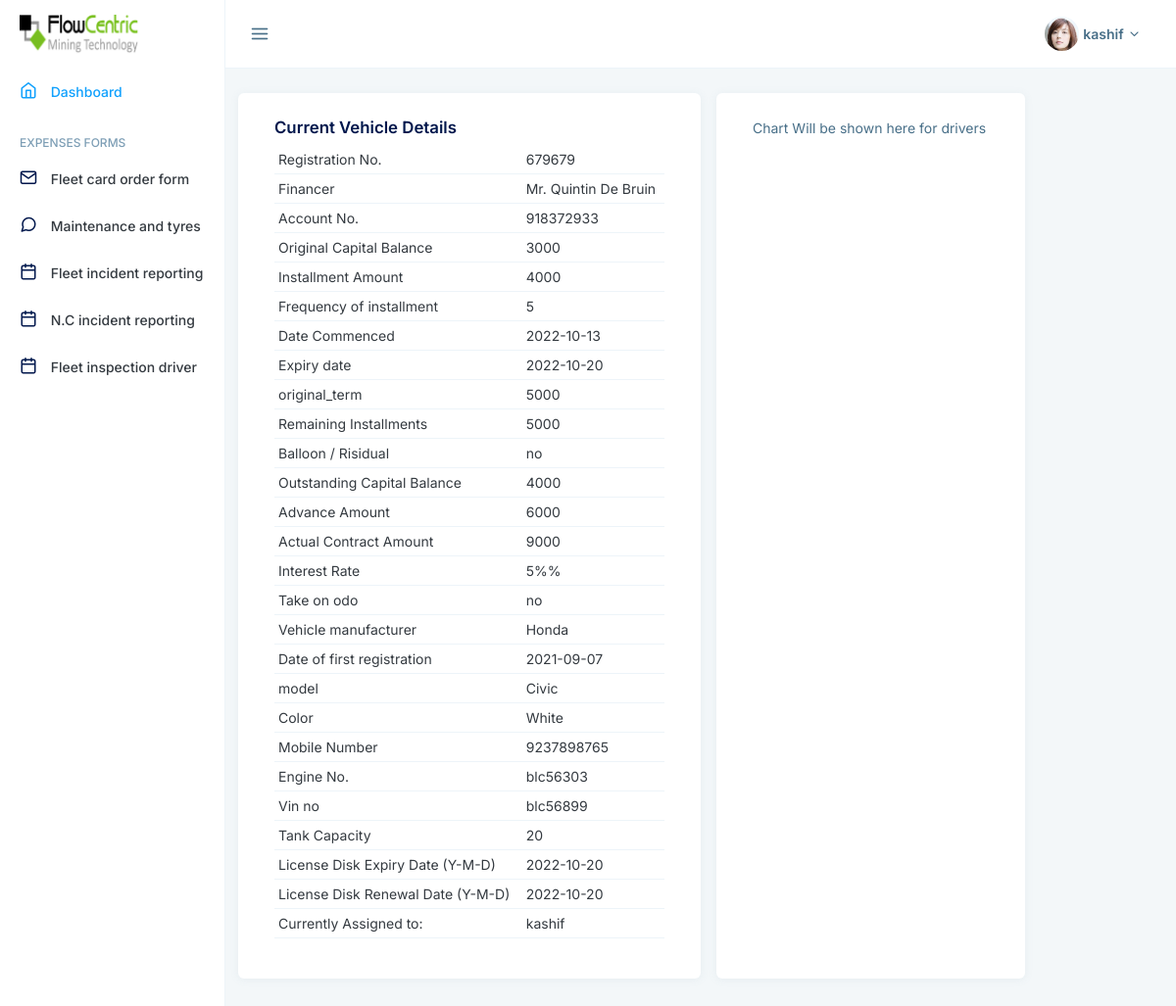
The app's page /dashboard (signed in) with its own data.
### myapp/models.py (models this page shows, shortened)
class User(db.Model, UserMixin):
    id = db.Column(db.Integer, primary_key=True)
    username = db.Column(db.String(40), nullable=False)
    email = db.Column(db.String(70))
    joining_date = db.Column(db.DateTime, default=datetime.now)
    password = db.Column(db.String(400))
    is_admin = db.Column(db.Boolean, default=False)
    employee_no = db.Column(db.Integer, unique=False, nullable=True)
    fleet_no = db.Column(db.Integer, unique=False, nullable=True)
    milage = db.Column(db.Integer, unique=False, nullable=True)
    driver_license_image = db.Column(db.String(200), unique=False, nullable=True)
    id_no_image = db.Column(db.String(200), unique=False, nullable=True)
    drivers_license_no = db.Column(db.Integer, unique=False, nullable=True)
    drivers_license_endorced = db.Column(db.String(5), unique=False, nullable=True)
    drivers_license_renewal_date = db.Column(db.Date, default=datetime.now().date)
    cell_no = db.Column(db.Integer, unique=False, nullable=True)
    family_members = db.Column(db.String(300), unique=False, nullable=True)
    vehicle = db.relationship("Vehicle", backref="driver", uselist=False)
    fleet_card = db.relationship("FleetCard", backref="fleet_card_driver", uselist=False)
    maintanance = db.relationship("MaintenancesTyres", backref="driver_maintanance", lazy='dynamic')
    vehicle_expense = db.relationship("VehicleExpense", backref="vehicle_expense", uselist=True)

class Vehicle(db.Model):
    id = db.Column(db.Integer, primary_key=True)
    registration_no = db.Column(db.Integer, nullable=False, unique=False)
    financer = db.Column(db.String(100), nullable=False, unique=False)
    account_no = db.Column(db.Integer, nullable=False, unique=False)
    original_capital_balance = db.Column(db.Integer, nullable=False, unique=False)
    installment_amount = db.Column(db.Integer, nullable=False, unique=False)
    frequency_of_installment = db.Column(db.Integer, nullable=False, unique=False)
    date_commenced = db.Column(db.Date, nullable=False, unique=False, default=datetime.now().date)
    expiry_date = db.Column(db.Date, nullable=False, unique=False, default=datetime.now().date)
    original_term = db.Column(db.Integer, nullable=False, unique=False)
    remaining_installments = db.Column(db.Integer, nullable=False, unique=False)
    balloon_risidual = db.Column(db.String(100), nullable=False, unique=False)
    outstanding_capital_balance = db.Column(db.Integer, nullable=False, unique=False)
    advance_amount = db.Column(db.Integer, nullable=False, unique=False)
    actual_contract_balance = db.Column(db.Integer, nullable=False, unique=False)
    interest_rate = db.Column(db.Integer, nullable=False, unique=False)
    take_on_odo = db.Column(db.String(100), nullable=False, unique=False)
    vehicle_manufacturer = db.Column(db.String(100), nullable=False, unique=False)
    date_of_first_registration = db.Column(db.Date, default=datetime.now().date)
    model = db.Column(db.String(25), nullable=False, unique=False)
    color = db.Column(db.String(25), nullable=False, unique=False)
    mobile_number = db.Column(db.Integer, nullable=True, unique=False)
    engine_no = db.Column(db.String(50), nullable=False, unique=False)
    vin_no = db.Column(db.String(50), nullable=False, unique=False)
    tank_capacity = db.Column(db.String(50), nullable=False, unique=False)
    license_disk_expiry_date = db.Column(db.Date, default=datetime.now().date)
    license_disk_renewal_date = db.Column(db.Date, default=datetime.now().date)
    driver_id = db.Column(db.Integer, db.ForeignKey("user.id"), unique=True, nullable=True)
    vehicle = db.relationship("VehicleExpense", backref="vehicle", uselist=False)

### myapp/user/routes.py (the view)
@user.route("/dashboard")
@login_required
def dashboard():
    if current_user.is_admin:
        return redirect(url_for("admin.index"))
    vehicle = Vehicle.query.filter_by(driver_id=current_user.id).first()
    return render_template("dashboard.html", vehicle=vehicle,
                           dashboard="router-link-active")

### myapp/models.py (called while the page is built)
@login_manager.user_loader
def load_user(user_id):
    return User.query.get(user_id)

### myapp/templates/dashboard.html (shortened to what this page needs)
{% extends "layout.html" %}
{% block body %}
<div class="main row">
  <div class="card col-lg-6 col-sm-10">
    <div class="card-body">
        {% include "sections/vehicle_details.html" %}
    </div>
  </div>
  <div class="card col-lg-4 col-sm-8 mx-3">
    <div class="card-body">
        <div id="basic-column-chart">Chart Will be shown here for drivers</div>
  </div>
</div>
{% endblock body %}

### myapp/templates/layout.html (shortened to what this page needs)
<!doctype html>
<html lang="en">
  <head>
    <link href="https://cdn.jsdelivr.net/npm/bootstrap@5.0.2/dist/css/bootstrap.min.css" rel="stylesheet">
    <link
      href="static/assets/vendors/apexcharts/dist/apexcharts.css"
      rel="stylesheet"
    />
    <link href="static/assets/css/app.min.css" rel="stylesheet" />
  </head>
  <body>
<div class="layout">
  <div class="vertical-layout">
    <div class="header-text-dark header-nav layout-vertical">
      <div class="header-nav-wrap">
        <div class="header-nav-left">
          <div class="header-nav-item desktop-toggle">
            <div class="header-nav-item-select cursor-pointer">
              <i class="nav-icon feather icon-menu icon-arrow-right"></i>
            </div>
          </div>
        </div>
        <div class="header-nav-right">
          <div class="header-nav-item">
            <div class="dropdown header-nav-item-select nav-notification">
              <div
                class="toggle-wrapper"
                id="nav-notification-dropdown"
                data-bs-toggle="dropdown"
              >
              </div>
            </div>
          </div>
          <div class="header-nav-item">
            <div class="header-nav-item-select">
              <div
                class="toggle-wrapper"
                data-bs-toggle="modal"
                data-bs-target="#quick-view"
              >
              </div>
            </div>
          </div>
          <div class="header-nav-item">
            <div class="dropdown header-nav-item-select">
              <div
                class="toggle-wrapper"
                id="nav-lang-dropdown"
                data-bs-toggle="dropdown"
              >
                <div
                  class="avatar avatar-circle avatar-image"
                  style="width: 22px; height: 22px; line-height: 22px"
                >
                </div>
              </div>
            </div>
          </div>
          <div class="header-nav-item">
            <div class="dropdown header-nav-item-select nav-profile">
              <div
                class="toggle-wrapper"
                id="nav-profile-dropdown"
                data-bs-toggle="dropdown"
              >
                <div
                  class="avatar avatar-circle avatar-image"
                  style="width: 35px; height: 35px; line-height: 35px"
                >
                  <img src="static/assets/images/avatars/thumb-1.jpg" alt="" />
                </div>
                <span class="fw-bold mx-1">{{ current_user.username }}</span>
                <i class="feather icon-chevron-down"></i>
              </div>
            </div>
          </div>
        </div>
      </div>
    </div>
    <div class="side-nav vertical-menu nav-menu-light scrollable">
      <div class="nav-logo">
        <div class="w-100 logo">
          <img
            class="img-fluid"
            src="static/assets/images/logo/logo.png"
            style="max-height: 40px"
            alt="logo"
          />
        </div>
      </div>
      <ul class="nav-menu main_dashboad_menu">
        <li class="nav-menu-item {{dashboard}}">
          <a href="/">
            <i class="feather icon-home"></i>
            <span class="nav-menu-item-title">Dashboard</span>
          </a>
        </li>
        <li class="nav-group-title">Expenses Forms</li>
        <li class="nav-menu-item {{fleet_card_class}}">
          <a href="{{ url_for('driver_forms.fleet_card_form') }}">
            <i class="feather icon-mail"></i>
            <span class="nav-menu-item-title">Fleet card order form</span>
          </a>
        </li>
        <li class="nav-menu-item {{ maintanance_card_class }}">
          <a href="{{url_for('driver_forms.maintenance_card_form')}}">
            <i class="feather icon-message-circle"></i>
            <span class="nav-menu-item-title">Maintenance and tyres</span>
          </a>
        </li>
        <li class="nav-menu-item {{ fleet_incident_card_class }}">
          <a href="{{url_for('driver_forms.fleet_incident_reporting_form')}}">
            <i class="feather icon-calendar"></i>
            <span class="nav-menu-item-title">Fleet incident reporting</span>
          </a>
        </li>
        <li class="nav-menu-item {{ nc_card_class }}">
          <a href="{{url_for('driver_forms.fleet_N_incident_reporting_form')}}">
            <i class="feather icon-calendar"></i>
            <span class="nav-menu-item-title">
              N.C incident reporting</span>
          </a>
        </li>
        <li class="nav-menu-item {{ reporting_card_class }}" >
          <a href="{{url_for('driver_forms.fleet_inspection_reporting_form')}}">
            <i class="feather icon-calendar"></i>
            <span class="nav-menu-item-title">
             Fleet inspection driver</span>
          </a>
        </li>
      </ul>
    </div>
    <div class="content">
        {% block body %}
        {% endblock body %}
    </div>
    </div>
  </div>
</div>
  </body>
</html>

### myapp/templates/sections/vehicle_details.html
{% if vehicle %}
<h5>Current Vehicle Details</h5>
<table class="table table-sm">
<tbody>
    <tr>
        <td>Registration No.</td>
        <td>{{ vehicle.registration_no }}</td>
    </tr>
    <tr>
        <td>Financer</td>
        <td>{{ vehicle.financer }}</td>
    </tr>
    <tr>
        <td>Account No.</td>
        <td>{{ vehicle.account_no }}</td>
    </tr>
    <tr>
        <td>Original Capital Balance</td>
        <td>{{ vehicle.original_capital_balance }}</td>
    </tr>
    <tr>
        <td>Installment Amount</td>
        <td>{{ vehicle.installment_amount }}</td>
    </tr>
    <tr>
        <td>Frequency of installment</td>
        <td>{{ vehicle.frequency_of_installment }}</td>
    </tr>
    <tr>
        <td>Date Commenced</td>
        <td>{{ vehicle.date_commenced }}</td>
    </tr>
    <tr>
        <td>Expiry date</td>
        <td>{{ vehicle.expiry_date }}</td>
    </tr>
    <tr>
        <td>original_term</td>
        <td>{{ vehicle.original_term }}</td>
    </tr>
    <tr>
        <td>Remaining Installments</td>
        <td>{{ vehicle.remaining_installments }}</td>
    </tr>
    <tr>
        <td>Balloon / Risidual</td>
        <td>{{ vehicle.balloon_risidual }}</td>
    </tr>
    <tr>
        <td>Outstanding Capital Balance</td>
        <td>{{ vehicle.outstanding_capital_balance }}</td>
    </tr>
    <tr>
        <td>Advance Amount</td>
        <td>{{ vehicle.advance_amount }}</td>
    </tr>
    <tr>
        <td>Actual Contract Amount</td>
        <td>{{ vehicle.actual_contract_balance }}</td>
    </tr>
    <tr>
        <td>Interest Rate</td>
        <td>{{ vehicle.interest_rate }}%</td>
    </tr>
    <tr>
        <td>Take on odo</td>
        <td>{{ vehicle.take_on_odo }}</td>
    </tr>
    <tr>
        <td>Vehicle manufacturer</td>
        <td>{{ vehicle.vehicle_manufacturer }}</td>
    </tr>
    <tr>
        <td>Date of first registration</td>
        <td>{{ vehicle.date_of_first_registration }}</td>
    </tr>
    <tr>
        <td>model</td>
        <td>{{ vehicle.model }}</td>
    </tr>
    <tr>
        <td>Color</td>
        <td>{{ vehicle.color }}</td>
    </tr>
    <tr>
        <td>Mobile Number</td>
        <td>{{ vehicle.mobile_number }}</td>
    </tr>
    <tr>
        <td>Engine No.</td>
        <td>{{ vehicle.engine_no }}</td>
    </tr>
    <tr>
        <td>Vin no</td>
        <td>{{ vehicle.vin_no }}</td>
    </tr>
    <tr>
        <td>Tank Capacity</td>
        <td>{{ vehicle.tank_capacity }}</td>
    </tr>
    <tr>
        <td>License Disk Expiry Date (Y-M-D)</td>
        <td>{{ vehicle.license_disk_expiry_date }}</td>
    </tr>
    <tr>
        <td>License Disk Renewal Date (Y-M-D)</td>
        <td>{{ vehicle.license_disk_renewal_date }}</td>
    </tr>
    <tr>
        <td>Currently Assigned to: </td>
        <td>{{ current_user.username }}</td>
    </tr>
</tbody>
</table>
{% else %}
<h1>No Vehicles to display</h1>
{% endif %}

### records on screen
User: username "kashif"
Vehicle: registration_no "679679", financer "Mr. Quintin De Bruin", account_no "918372933", original_capital_balance "3000", installment_amount "4000", frequency_of_installment "5", date_commenced "2022-10-13", expiry_date "2022-10-20", original_term "5000", remaining_installments "5000", balloon_risidual "no", outstanding_capital_balance "4000", advance_amount "6000", actual_contract_balance "9000", interest_rate "5%", take_on_odo "no", vehicle_manufacturer "Honda", date_of_first_registration "2021-09-07", model "Civic", color "White", mobile_number "9237898765", engine_no "blc56303", vin_no "blc56899", tank_capacity "20", license_disk_expiry_date "2022-10-20", license_disk_renewal_date "2022-10-20"
